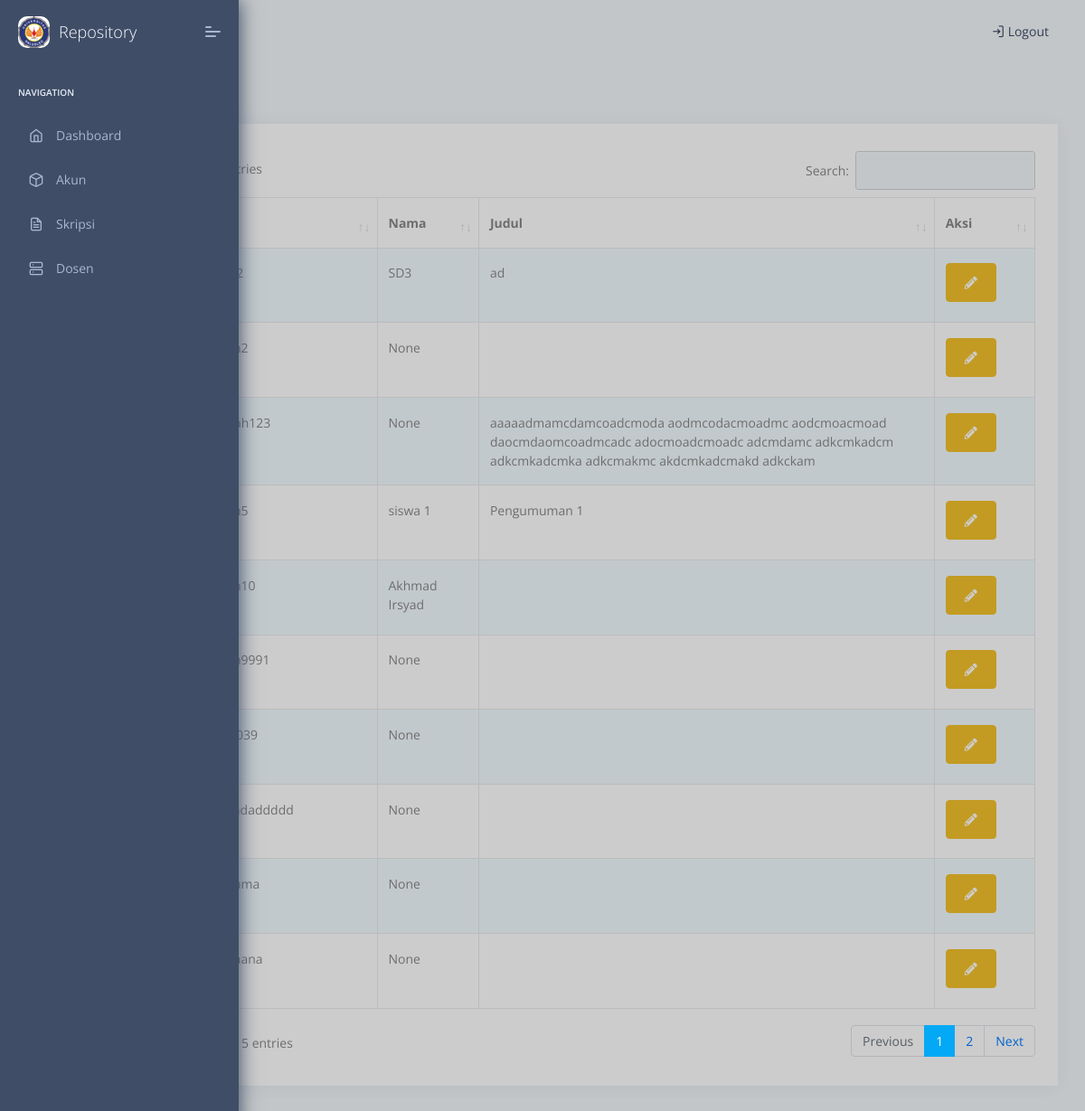
Page /mahasiswa/ (signed in) on the earlier database version.
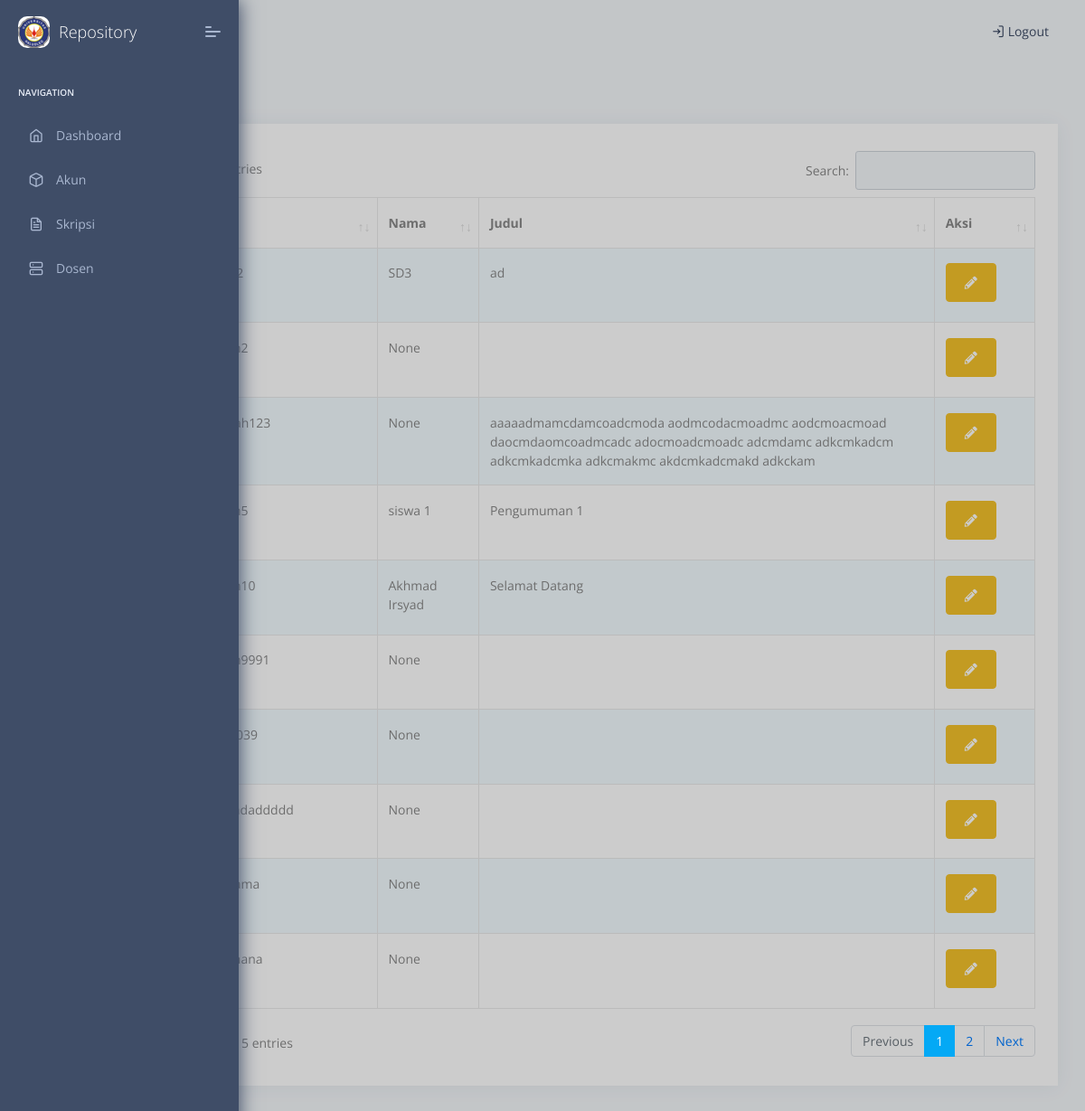
Same page on the later database version.
### web/models.py (models this page shows, shortened)
class mahasiswa(models.Model):
    nama = models.CharField(max_length=50, blank=True, null=True)
    nim = models.OneToOneField(User, on_delete=models.CASCADE, unique=True)
    id_jurusan = models.ForeignKey(jurusan, on_delete=models.DO_NOTHING, blank=True, null=True)
    pembimbing1 = models.ForeignKey(dosen, related_name="pembimbing1",on_delete=models.DO_NOTHING,blank=True, null=True)
    pembimbing2 = models.ForeignKey(dosen, related_name="pembimbing2",on_delete=models.DO_NOTHING,blank=True, null=True)
    judul = models.CharField(max_length=150)
    abstrak = models.TextField(blank=True, null=True)
    abstract = models.TextField(blank=True, null=True)
    bab1 = models.FileField(upload_to=_upload_path, blank=True, null=True, validators=[FileExtensionValidator(['pdf']), file_size])
    bab2 = models.FileField(upload_to=_upload_path, blank=True, null=True, validators=[FileExtensionValidator(['pdf']), file_size])
    bab3 = models.FileField(upload_to=_upload_path, blank=True, null=True, validators=[FileExtensionValidator(['pdf']), file_size])
    bab4 = models.FileField(upload_to=_upload_path, blank=True, null=True, validators=[FileExtensionValidator(['pdf']), file_size])
    bab5 = models.FileField(upload_to=_upload_path, blank=True, null=True, validators=[FileExtensionValidator(['pdf']), file_size])
    daftar_pustaka = models.FileField(upload_to=_upload_path, blank=True, null=True, validators=[FileExtensionValidator(['pdf']), file_size])

### web/views.py (the view)
# urls.py: path('mahasiswa/', views.list_mahasiswa, name='mahasiswa'),
@login_required
@admin_required
def list_mahasiswa(request):
    Data_mhs = mahasiswa.objects.all()
    context = {
        'rows': Data_mhs,
    }
    return render(request, 'web/mahasiswa.html', context)

### templates/web/mahasiswa.html (shortened to what this page needs)
{% extends 'web/base.html' %}
{% load static %}
{% block body %}
                    <div class="page-header">
                        <div class="page-block">
                            <div class="row align-items-center">
                                <div class="col-md-12">
                                    <ul class="breadcrumb">
                                        <li class="breadcrumb-item"><a href="{% url 'index' %}"></a></li>
                                    </ul>
                                </div>
                            </div>
                        </div>
                    </div>
                    <div class="main-body">
                        <div class="page-wrapper">
                            <div class="row">
                                <div class="col-sm-12">
                                    <div class="card">
                                        <div class="card-block">
                                        <div class="table-responsive">
                                            <table  id="example" class="table table-striped table-bordered">
                                    <thead>
                                        <tr>
                                            <th>No</th>
                                            <th>NIM</th>
                                            <th>Nama</th>
                                            <th>Judul</th>
                                            <th>Aksi</th>
                                        </tr>
                                    </thead>
                                    <tbody>
                                        {% for row in rows %}
                                            <tr>
                                                <td>{{ forloop.counter }}</td>
                                                <td>{{ row.nim.username }}</td>
                                                <td>{{ row.nama }}</td>
                                                <td>{{ row.judul }}</td>
                                                <td>
                                                    <button type="button" id="update-mhs" class="bs-modal update-mhs btn btn-sm btn-warning" data-form-url="{% url 'update_mhs' row.pk %}">
                                                        <span class="fa fa-pencil-alt"></span>
                                                    </button>
                                                </td>
                                            </tr>
                                        {% endfor %}
                                    </tbody>
                                </table>
                                </div>
                                        </div>
                                    </div>
                                </div>
                            </div>
{% endblock %}

Differences in the rows shown:
changed mahasiswa "Akhmad Irsyad": judul (not shown) → "Selamat Datang"
